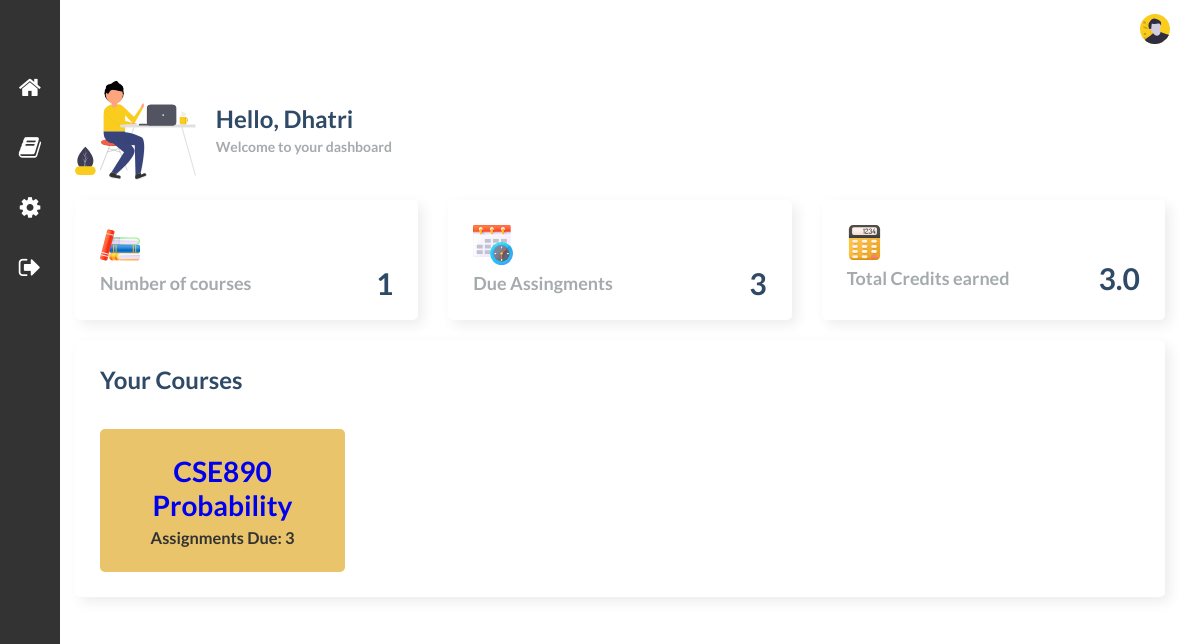
Screenshot of /dashboard/ (signed in) with the database file from the repository.
### lms/models.py (models this page shows, shortened)
class Student(models.Model):
    class Meta:
        verbose_name_plural = 'Student Information'
    f_name = models.CharField(max_length=50)
    l_name = models.CharField(max_length=50)
    s_id = models.CharField(max_length=10)
    email_id = models.EmailField(primary_key=True,max_length=50)
    admission_year = models.DateTimeField(default=timezone.now)

class Course(models.Model):
    course_id = models.CharField(primary_key=True,max_length=10, null=False)
    course_name = models.CharField(max_length=50, null=False)
    course_details = models.CharField(max_length=500, null=False)
    professor_id = models.ForeignKey(Faculty, on_delete=models.CASCADE,null=False)
    course_credits = models.FloatField(null=False)
    class Meta:
        verbose_name_plural = 'Course Information'
        unique_together = (('course_id', 'professor_id', 'course_name'),)
    def __str__(self):
        return self.course_id

### lms/views.py (the view)
# urls.py: path('dashboard/', views.dashboard, name='dashboard'),
@login_required(login_url='login')
def dashboard(request):
    student_info = Student.objects.get(email_id=request.user)
    stu_course_info = Student_Course.objects.filter(email=student_info)
    course = []
    no_of_course = 0
    total_credits = 0
    due_assignments = 0
    for i in stu_course_info:
        cn = Course.objects.filter(course_id=i.course_id)
        total_assignments = Faculty_Assignment.objects.filter(course_id=i.course_id).count()
        completed_assignments = Student_Assignment.objects.filter(course_id=i.course_id,
                                                                  student_id=request.user).count()
        due_assignments = due_assignments + (total_assignments - completed_assignments)
        due = total_assignments - completed_assignments
        for j in cn:
            data = {"course_id": i.course_id,
                    "course_name": j.course_name,
                    "due": due
                    }
            course.append(data)
            no_of_course = no_of_course + 1
            total_credits = total_credits + j.course_credits
    return render(request, 'lms/dashboard.html',
                  context={"name": student_info.f_name, "course": course, "no_of_course": no_of_course,
                           "total_credits": total_credits, "due_assignments": due_assignments})

### lms/models.py (called while the page is built)
    def __str__(self):
        return self.email

### lms/templates/lms/dashboard.html (shortened to what this page needs)
{% extends "lms/base.html" %} {% load static %} {% block content %}
    <link rel="stylesheet" type="text/css" href={% static 'css/fac_style.css' %}>
<div class="main__container">
    <div class="main__title">
        <img src={% static 'css/hello.svg' %} />
        <div class="main__greeting">
            <h1>Hello, {{ name }}</h1>
            <p>Welcome to your dashboard</p>
        </div>
    </div>
    <div class="main__cards">
        <div class="card">
            <img width="40" src={% static 'css/books.svg' %} />
            <div class="card_inner">
                <p class="text-primary-p">Number of courses</p>
                <span class="font-bold text-title">{{no_of_course}}</span>
            </div>
        </div>
        <div class="card">
            <img width="40" src={% static 'css/due assignments.svg' %} />
            <div class="card_inner">
                <p class="text-primary-p">Due Assingments</p>
                <span class="font-bold text-title">{{ due_assignments }}</span>
            </div>
        </div>
        <div class="card">
            <img width="35" src={% static 'css/credits.svg' %} />
            <div class="card_inner">
                <p class="text-primary-p">Total Credits earned</p>
                <span class="font-bold text-title">{{ total_credits }}</span>
            </div>
          </div>
        </div>
            <div class="charts__right">
              <div class="charts__right__title">
                  <h1>Your Courses</h1>
              </div>
              <div class="charts__right__cards">
                  {% for i in course %}
                      {% if forloop.counter  %}
                          <div class="card1" id="{{i.course_id}}">
                          <a  id="cour" class="nav-link"  href="/static_page/{{ i.course_id }}/{{ i.course_name }}">
                                <h1>{{ i.course_id}}</h1>
                                <h1>{{ i.course_name}}</h1>
                              <h3>Assignments Due: {{ i.due }}</h3>
                          </a>
                          </div>
                      {% endif %}
                  {% endfor %}
              </div>
            </div>
        </div>
    </div>
{% endblock %}

### lms/templates/lms/base.html (shortened to what this page needs)
{% load static %}
<!DOCTYPE html>
<html lang="en">
<head>
    <link rel="stylesheet" href="https://stackpath.bootstrapcdn.com/font-awesome/4.7.0/css/font-awesome.min.css"
/>
    <link rel="stylesheet" href={% static 'css/fac_style.css' %}>
</head>
<body id="body">
<div class="navigation">
    <ul>
        <li>
            {% if designation == "faculty" %}
                <a href="{% url 'faculty_dashboard' %}">
                    <span class="icon"><i class="fa fa-home"></i></span>
                    <span class="title">Home</span>
                </a>
            {% else %}
                <a href="{% url 'dashboard' %}">
                    <span class="icon"><i class="fa fa-home"></i></span>
                </a>
            {% endif %}
        </li>
        <li class="submenu">
            <a>
                <span class="icon"><i class="fa fa-book"></i></span>
            </a>
        </li>
        <li>
            <a href="">
                <a id="cour" class="nav-link" href="/edit_profile/">
                    <span class="icon"><i class="fa fa-cog"></i></span>
                </a>
            </a>
        </li>
        <li>
            <a href="{% url 'logout' %}">
                <span class="icon"><i class="fa fa-sign-out"></i></span>
            </a>
        </li>
    </ul>
</div>
<div class="container">
    <nav class="navbar">
        <div class="navbar__right">
            <a href="{% url 'edit_profile' %}">
                <img width="30" src={% static 'css/avatar.svg' %}/>
            </a>
        </div>
    </nav>
    <main>
        {% block content %}{% endblock %}
</body>
</html>

### lms/static/css/fac_style.css (style rules this page uses)
* { margin: 0; padding: 0; }
body { box-sizing: border-box; font-family: "Lato", sans-serif; }
.text-primary-p { color: #a5aaad; font-size: 18px; font-weight: 700; }
a { text-decoration: none; }
.font-bold { font-weight: 700; font-size: 30px; }
.text-title { color: #2e4a66; }
.navbar { background: #fff; grid-area: nav; height: 60px; display: flex; align-items: center; justify-content: space-between; padding: 0 30px 0 30px; }
.navbar__right { display: flex; justify-content: center; align-items: center; }
.navbar__right>a { margin-left: 20px; text-decoration: none; }
main { background: #ffffff; grid-area: main; overflow-y: auto; }
.main__container { padding: 20px 35px; }
.main__title { display: flex; align-items: center; }
.main__title>img { max-height: 100px; object-fit: contain; margin-right: 20px; }
.main__greeting>h1 { font-size: 24px; color: #2e4a66; margin-bottom: 5px; }
.main__greeting>p { font-size: 14px; font-weight: 700; color: #a5aaad; }
.main__cards { display: grid; grid-template-columns: 1fr 1fr 1fr; gap: 30px; margin: 20px 0; }
.card { display: flex; flex-direction: column; justify-content: space-around; height: 70px; padding: 25px; border-radius: 5px; background: #ffffff; box-shadow: 5px 5px 13px #ededed, -5px -5px 13px #ffffff; }
.card_inner { display: flex; align-items: center; justify-content: space-between; }
.charts__right { padding: 25px; border-radius: 5px; background: #ffffff; box-shadow: 5px 5px 13px #ededed, -5px -5px 13px #ffffff; }
.charts__right__title { display: flex; align-items: center; justify-content: space-between; }
.charts__right__title>h1 { font-size: 24px; color: #2e4a66; margin-bottom: 5px; }
.charts__right__cards { display: grid; grid-template-columns: 1fr 1fr 1fr 1fr; gap: 20px; margin-top: 30px; }
.card1 { background: #d1ecf1; color: #000; text-align: center; padding: 25px; border-radius: 5px; font-size: 14px; }
.navigation { position: fixed; width: 60px; height: 100%; top: 0; background: #333; transition: 0.5s; overflow: hidden; z-index: 3; }
.navigation ul { position: relative; margin-top: 60px; left: 0; width: 100%; }
.navigation ul li { position: relative; width: 100%; list-style: none; }
.navigation ul li a { position: relative; display: block; width: 100%; display: flex; text-decoration: none; color: #fff; }
.navigation ul li a .icon { position: relative; display: block; min-width: 60px; height: 60px; line-height: 60px; text-align: center; }
.navigation ul li a .icon .fa { font-size: 24px; }
.container { display: flex; flex-direction: column; margin-left: 40px; grid-template-columns: 1fr; grid-template-areas: "nav" "main"; }
h3 { color: #333; padding-top: 3%; }

### rows the page displays
Student: f_name "Dhatri"
Course: course_id "CSE890", course_name "Probability", due "3"

### other values shown
{{ no_of_course }} "1"
{{ due_assignments }} "3"
{{ total_credits }} "3.0"
